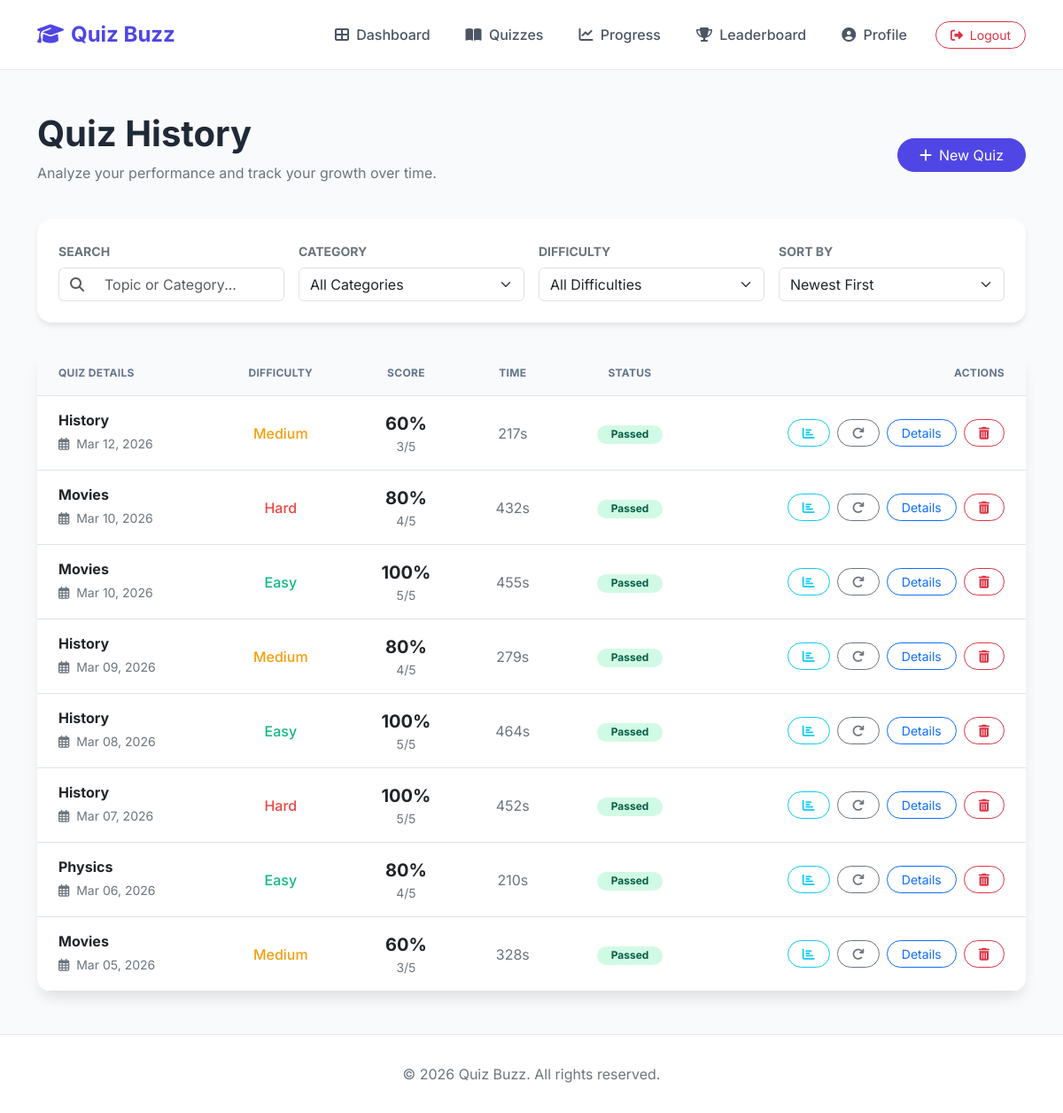
Page /quizzes/history/ (signed in) on the committed database.
### quizzes/models.py (models this page shows, shortened)
class QuizResult(models.Model):
    quiz_session = models.OneToOneField(QuizSession, on_delete=models.CASCADE, related_name='result')
    score = models.IntegerField()
    total_questions = models.IntegerField()
    percentage = models.FloatField()
    passed = models.BooleanField()
    time_taken = models.IntegerField() # in seconds

class QuizSession(models.Model):
    user = models.ForeignKey(User, on_delete=models.CASCADE)
    subcategory = models.ForeignKey(Subcategory, on_delete=models.CASCADE)
    difficulty = models.CharField(max_length=20)
    created_at = models.DateTimeField(auto_now_add=True)
    completed_at = models.DateTimeField(null=True, blank=True)
    timer_duration = models.IntegerField(default=0) # in seconds
    started_at = models.DateTimeField(null=True, blank=True)

class Subcategory(models.Model):
    category = models.ForeignKey(Category, related_name='subcategories', on_delete=models.CASCADE)
    name = models.CharField(max_length=100)
    description = models.TextField(blank=True)
    class Meta:
        verbose_name_plural = "Subcategories"

### quizzes/views.py (the view)
# urls.py: path('history/', views.quiz_history, name='quiz_history'),
@login_required
def quiz_history(request):
    from .models import QuizResult, Category, Subcategory
    from django.core.paginator import Paginator
    from django.db.models import Q
    category_id = request.GET.get('category')
    difficulty = request.GET.get('difficulty')
    sort_by = request.GET.get('sort', 'date_desc')
    search_query = request.GET.get('search', '')
    results = QuizResult.objects.filter(quiz_session__user=request.user).select_related(
        'quiz_session', 'quiz_session__subcategory', 'quiz_session__subcategory__category'
    )
    if category_id:
        results = results.filter(quiz_session__subcategory__category_id=category_id)
    if difficulty:
        results = results.filter(quiz_session__difficulty=difficulty)
    if search_query:
        results = results.filter(
            Q(quiz_session__subcategory__name__icontains=search_query) |
            Q(quiz_session__subcategory__category__name__icontains=search_query)
        )
    valid_sorts = {
        'date_desc': '-quiz_session__completed_at',
        'date_asc': 'quiz_session__completed_at',
        'score_desc': '-percentage',
        'score_asc': 'percentage',
        'alpha': 'quiz_session__subcategory__name'
    }
    results = results.order_by(valid_sorts.get(sort_by, '-quiz_session__completed_at'))
    paginator = Paginator(results, 10) # 10 per page
    page_number = request.GET.get('page')
    page_obj = paginator.get_page(page_number)
    categories = Category.objects.all()
    context = {
        'page_obj': page_obj,
        'categories': categories,
        'current_category': category_id,
        'current_difficulty': difficulty,
        'current_sort': sort_by,
        'search_query': search_query,
    }
    return render(request, 'quizzes/history.html', context)

### templates/quizzes/history.html (shortened to what this page needs)
{% extends 'base.html' %}
{% load static %}
{% block content %}
<div class="row mb-4">
    <div class="col-md-8">
        <h1 class="display-6 fw-bold">Quiz History</h1>
        <p class="text-secondary">Analyze your performance and track your growth over time.</p>
    </div>
    <div class="col-md-4 text-md-end d-flex align-items-center justify-content-md-end">
        <a href="{% url 'quizzes:category_list' %}" class="btn btn-primary rounded-pill px-4">
            <i class="fas fa-plus me-2"></i>New Quiz
        </a>
    </div>
</div>
<div class="filter-card">
    <form method="GET" action="{% url 'quizzes:quiz_history' %}" class="row g-3">
        <div class="col-md-3">
            <label class="form-label small fw-bold text-uppercase text-secondary">Search</label>
            <div class="input-group">
                <span class="input-group-text bg-transparent border-end-0"><i
                        class="fas fa-search text-muted"></i></span>
                <input type="text" name="search" class="form-control border-start-0" placeholder="Topic or Category..."
                    value="{{ search_query }}">
            </div>
        </div>
        <div class="col-md-3">
            <label class="form-label small fw-bold text-uppercase text-secondary">Category</label>
            <select name="category" class="form-select" onchange="this.form.submit()">
                <option value="">All Categories</option>
            </select>
        </div>
        <div class="col-md-3">
            <label class="form-label small fw-bold text-uppercase text-secondary">Difficulty</label>
            <select name="difficulty" class="form-select" onchange="this.form.submit()">
                <option value="">All Difficulties</option>
            </select>
        </div>
        <div class="col-md-3">
            <label class="form-label small fw-bold text-uppercase text-secondary">Sort By</label>
            <select name="sort" class="form-select" onchange="this.form.submit()">
                <option value="date_desc" {% if current_sort == "date_desc" %}selected{% endif %}>Newest First</option>
            </select>
        </div>
    </form>
</div>
<div class="history-table-card">
    <div class="table-responsive">
        <table class="table table-hover mb-0">
            <thead>
                <tr>
                    <th>Quiz Details</th>
                    <th class="text-center">Difficulty</th>
                    <th class="text-center">Score</th>
                    <th class="text-center">Time</th>
                    <th class="text-center">Status</th>
                    <th class="text-end">Actions</th>
                </tr>
            </thead>
            <tbody>
                {% for result in page_obj %}
                <tr>
                    <td>
                        <div>
                            <h6 class="mb-1 fw-bold">{{ result.quiz_session.subcategory.name }}</h6>
                            <small class="text-secondary">
                                <i class="far fa-calendar-alt me-1"></i> {{ result.quiz_session.completed_at|date:"M d, Y" }}
                            </small>
                        </div>
                    </td>
                    <td class="text-center">
                        <span class="fw-medium difficulty-{{ result.quiz_session.difficulty }}">
                            {{ result.quiz_session.difficulty|title }}
                        </span>
                    </td>
                    <td class="text-center">
                        <div class="fw-bold fs-5">{{ result.percentage|floatformat:0 }}%</div>
                        <div class="text-secondary small">{{ result.score }}/{{ result.total_questions }}</div>
                    </td>
                    <td class="text-center text-secondary">
                        {{ result.time_taken }}s
                    </td>
                    <td class="text-center">
                        {% if result.passed %}
                        <span class="badge rounded-pill badge-passed px-3">Passed</span>
                        {% else %}
                        <span class="badge rounded-pill badge-failed px-3">Failed</span>
                        {% endif %}
                    </td>
                    <td class="text-end">
                        <div class="d-flex justify-content-end gap-2">
                            <a href="{% url 'quizzes:compare_attempts' %}?subcategory={{ result.quiz_session.subcategory.id }}"
                                class="btn btn-sm btn-outline-info rounded-pill px-3" title="Compare attempts">
                                <i class="fas fa-chart-bar"></i>
                            </a>
                            <a href="{% url 'quizzes:retake_quiz' result.quiz_session.id %}"
                                class="btn btn-sm btn-outline-secondary rounded-pill px-3" title="Retake Quiz">
                                <i class="fas fa-redo"></i>
                            </a>
                            <a href="{% url 'quizzes:quiz_results' %}?session_id={{ result.quiz_session.id }}"
                                class="btn btn-sm btn-outline-primary rounded-pill px-3">Details</a>
                            <a href="{% url 'quizzes:delete_quiz' result.quiz_session.id %}?next=history"
                                class="btn btn-sm btn-outline-danger rounded-pill px-3"
                                onclick="return confirm('Delete this quiz record permanently?')">
                                <i class="fas fa-trash-alt"></i>
                            </a>
                        </div>
                    </td>
                </tr>
                {% endfor %}
            </tbody>
        </table>
    </div>
</div>
{% endblock %}

### templates/base.html (style rules this page uses)
:root { --primary-color: #4f46e5; --secondary-color: #6366f1; --bg-color: #f9fafb; --text-color: #1f2937; }
body { font-family: 'Inter', sans-serif; background-color: var(--bg-color); color: var(--text-color); min-height: 100vh; display: flex; flex-direction: column; }
.btn-primary { background-color: var(--primary-color); border-color: var(--primary-color); }

### templates/quizzes/history.html (style rules this page uses)
.filter-card { background: white; border-radius: 16px; box-shadow: 0 4px 6px -1px rgba(0, 0, 0, 0.1); margin-bottom: 2rem; padding: 1.5rem; }
.history-table-card { background: white; border-radius: 16px; box-shadow: 0 10px 15px -3px rgba(0, 0, 0, 0.1); overflow: hidden; }
.table thead th { background-color: #f8fafc; border-bottom-width: 1px; text-transform: uppercase; font-size: 0.75rem; font-weight: 700; letter-spacing: 0.025em; color: #64748b; padding: 1rem 1.5rem; }
.table tbody td { padding: 1rem 1.5rem; vertical-align: middle; }
.badge-passed { background: #d1fae5; color: #065f46; }
.difficulty-easy { color: #10b981; }
.difficulty-medium { color: #f59e0b; }
.difficulty-hard { color: #ef4444; }

### rows in the picture
QuizResult: quiz_session.subcategory.name "History", quiz_session.completed_at "Mar 12, 2026", quiz_session.difficulty "Medium", percentage "60", score "3", total_questions "5", time_taken "217", passed "Passed"
QuizResult: quiz_session.subcategory.name "Movies", quiz_session.completed_at "Mar 10, 2026", quiz_session.difficulty "Hard", percentage "80", score "4", total_questions "5", time_taken "432", passed "Passed"
QuizResult: quiz_session.subcategory.name "Movies", quiz_session.completed_at "Mar 10, 2026", quiz_session.difficulty "Easy", percentage "100", score "5", total_questions "5", time_taken "455", passed "Passed"
QuizResult: quiz_session.subcategory.name "History", quiz_session.completed_at "Mar 09, 2026", quiz_session.difficulty "Medium", percentage "80", score "4", total_questions "5", time_taken "279", passed "Passed"
QuizResult: quiz_session.subcategory.name "History", quiz_session.completed_at "Mar 08, 2026", quiz_session.difficulty "Easy", percentage "100", score "5", total_questions "5", time_taken "464", passed "Passed"
QuizResult: quiz_session.subcategory.name "History", quiz_session.completed_at "Mar 07, 2026", quiz_session.difficulty "Hard", percentage "100", score "5", total_questions "5", time_taken "452", passed "Passed"
QuizResult: quiz_session.subcategory.name "Physics", quiz_session.completed_at "Mar 06, 2026", quiz_session.difficulty "Easy", percentage "80", score "4", total_questions "5", time_taken "210", passed "Passed"
QuizResult: quiz_session.subcategory.name "Movies", quiz_session.completed_at "Mar 05, 2026", quiz_session.difficulty "Medium", percentage "60", score "3", total_questions "5", time_taken "328", passed "Passed"
